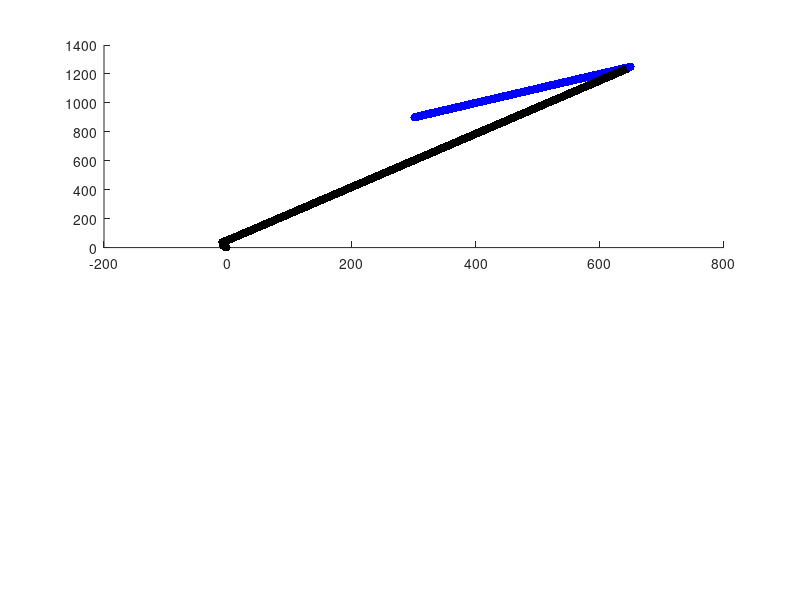

This chart was generated by the following MATLAB code:
clearvars; 
close all;
clear all;

rRx=0;% pursuer position
rRy=0;% pursuer velocity with coloumns as vx and vy.
vRx=0;
vRy=0;

%r01=[4000,1150];% obstacle1 position
%v01=[0,0];% obstacle1 velocity

%r01x=4000;
%r01y=1150;
%v01x=0;
%v01y=0;
%x01=r01x;
%y01=r01y;

%r02=[3000,1050];% obstacle2 position 
%v02=[0,0];% obstacle2 velocity
%r02x=3000;
%r02y=1050;
%v02x=0;
%v02y=0;
%x02=r02x;
%y02=r02y;

rT=[300,900];% targets position
vT=[0,0];% targets velocity
rTx=rT(1);
rTy=rT(2);
vTx=0;
vTy=0;
Ty=rTy;
Tx=rTx;



i=1;
RX(1)=rRx;
RY(1)=rRy;


tH=.002;
rR2T=sqrt((rTx-rRx)^2+(rTy-rRy)^2);
Vrel=sqrt((vTx-vRx)^2+(vTy-vRy)^2);
i=1;
while(rR2T>15)
  


    rR2T=sqrt((rTx-rRx)^2+(rTy-rRy)^2)  
%    r01=sqrt((x01-rRx)^2+(y01-rRy)^2)
%    r02=sqrt((x02-rRx)^2+(y02-rRy)^2)
    
%    if (r01<50) || (r02<50)
%        disp('collision happening');
%        break;
    
    
  
    R=15;  % radius of the obstacle+radius of the robot
%    x01p=sqrt(r01^2-R^2);% distance between robot and obstacle periphery
%    anglecup01=180*atan(R/x01p)/pi;%angle between centre(line joining robot and obstacle) and upper periphery
%   anglehoc01=180*atan((y01-rRy)/(x01-rRx))/pi;%angle between horizontal x-axis and centre line joining robot and obstacle
%     
%     %%***********%%
%    angUP01=anglecup01+anglehoc01;
%    angDWN01=anglehoc01-anglecup01;
%     
%   x02p=sqrt(r02^2-R^2);% distance between robot and obstacle periphery
%    anglecup02=180*atan(R/x02p)/pi;%angle between centre(line joining robot and obstacle) and upper periphery
%    anglehoc02=180*atan(y02-rRx/(x02-rRy))/pi;%angle between horizontal x-axis and centre line joining robot and obstacle
     
%     %%****************%% 
%    angUP02=anglecup02+anglehoc02;
%    angDWN02=anglehoc02-anglecup02;
%     
     %%distance between robo and obstacles
  
    vrel01=((vRx-100)^2+(vRy-100)^2);
    vrel02=((vRx-100)^2+(vRy-100)^2);
%     
%     %%time to collide
%    t01=r01/vrel01;
%    t02=r02/vrel02;
%    if t01<t02
%        tVO=t01;
%    else
%        tVO=t02;
%    end
    
%     %%current distance between robot and the target
    
    Vrel=sqrt((vTx-vRx)^2+(vTy-vRy)^2);
   
    %88888888888888888888888888888888888**********
     
%     tVO    
 %   if tVO<tH


%        [vRx2,vRy2] = pureVO(angUP01, angDWN01,angUP02, angDWN02,rRx,rRy,rTx,rTy,vRx,vRy,vTx,vTy);
%        RX(i+1)=vRx2*.1 + RX(i);
%        RY(i+1)=vRy2*.1 + RY(i);
%        disp('pureVO block vel');
%        vRy=vRy2
%        vRx=vRx2
%        rRx=RX(i+1);
%        rRy=RY(i+1);
%        disp('so im in pureVO block');
           
%   else
        
        r=sqrt((rTx-rRx)^2+(rTy-rRy)^2);                    %distance between robot and target calculated for every next time instant  
maxacc=30;                                                %maximum acceleration of robot
Vrmax=sqrt(2*r*maxacc);                                     %maximum velocity of robot

alpha1=(150-vTx)/(r*cos(180*atan((rTy-rRy)/(rTx-rRx))/pi));  %alpha1=ratio of relative velocity of robot w.r.t to target in the x direction to the distance between robot and target in the x direction at every next time instant 
alpha2=(150-vTy)/(r*sin(180*atan((rTy-rRy)/(rTx-rRx))/pi));  %alpha1=ratio of relative velocity of robot w.r.t to target in the y direction to the distance between robot and target in the y diraction at every next time instant

alpha=sqrt(alpha1^2+alpha2^2)

    
vRxv1= vTx+alpha*r*cos(180*atan((rTy-rRy)/(rTx-rRx))/pi);   %velocity of robot in the x direction
vRyv1=vTy+alpha*r*sin(180*atan((rTy-rRy)/(rTx-rRx))/pi);    %velocity of robot in the y direction
Vabs=sqrt(vRxv1^2+vRyv1^2);                                 %resultant velocity of robot which moves the robot closer to the target
Vrmax_x = Vrmax*cos(180*atan(vRyv1/vRxv1)/pi) ;             %x-component of maximum velocity of robot
Vrmax_y = Vrmax*sin(180*atan(vRyv1/vRxv1)/pi) ;             %y-component of maximum velocity of robot

if Vabs<Vrmax || Vrmax>92.1301 || Vrmax<10 
    vRx=vRxv1; 
    vRy=vRyv1;
else 
    vRx=Vrmax_x; 
    vRy=Vrmax_y;
end

        
        %i;
        RX(i+1)=vRxv1*.01 + RX(i);
        RY(i+1)=vRyv1*.01 + RY(i);
        vRy=vRyv1;
        vRx=vRxv1;
        rRx=RX(i+1);
        rRy=RY(i+1);
        disp('so im in rg block');
    %end
          
          
        
    
    %x01=x01+19*.01;
    %x02=x02-120*.01;
    %y01=y01+19*.01;
    %y02=y02+120*.01;
    Ty=Ty+90*.01;
    Tx=Tx+90*.01;
    rTx=Tx;
    rTy=Ty;
   
    subplot(2,1,1)
    hold on;
    hold on;
    p13=plot(rRx,rRy,'o','MarkerFaceColor','k','MarkerEdgeColor','none');
    p14= plot(Tx,Ty,'o','MarkerFaceColor','b','MarkerEdgeColor','none');
    hold off;
    drawnow limitrate
   
  
   i = i+1;
    if i>3000
        break;
    end
    
   
end
 